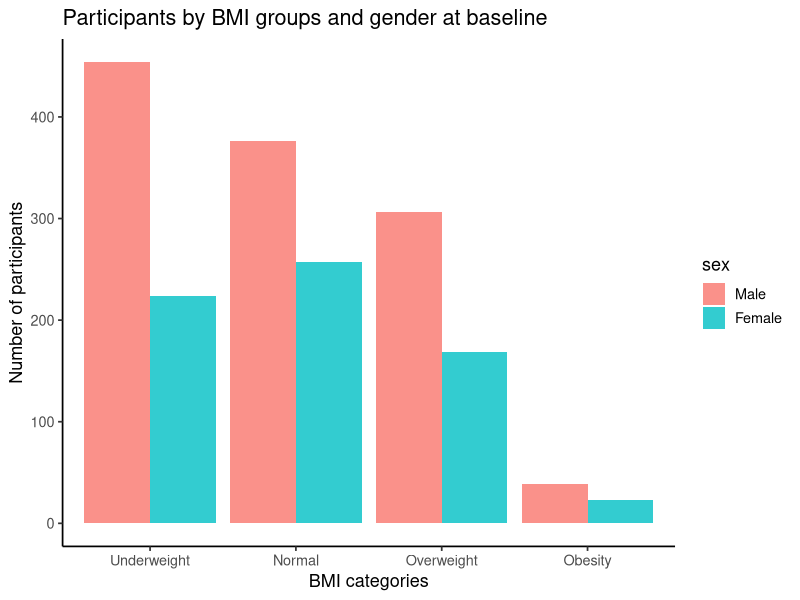
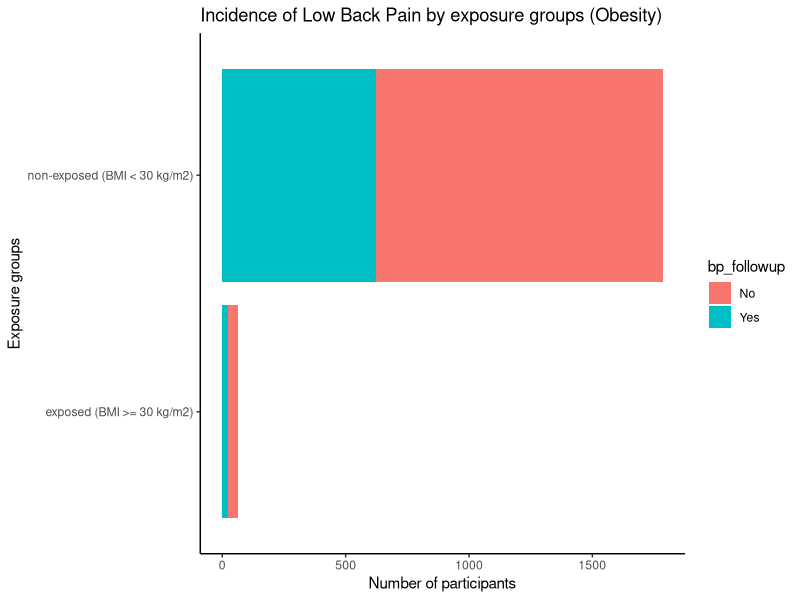

Write R code to recreate these figures, in order.
## ---- chunk 1
sample <- read.csv("Poster Presentation.csv")
head(sample, 10)
summary(sample)


## ---- chunk 2
sample$id <- as.character(sample$id)
sample$sex <- factor(sample$sex, levels = c(0, 1), labels = c("Male", "Female"))
sample$bmi_cat <- factor(sample$bmi_cat, levels = c(1, 2, 3, 4, 5), 
                         labels = c("Underweight", "Normal", "Overweight", 
                                    "Obesity", "Severe obesity"))
sample$bp_baseline <- factor(sample$bp_baseline, levels = c(0, 1), 
                             labels = c("No", "Yes"))
sample$lost <- factor(sample$lost, levels = c(0, 1), 
                             labels = c("No", "Yes"))
sample$bp_followup <- factor(sample$bp_followup, levels = c(0, 1), 
                             labels = c("No", "Yes"))

head(sample, 10)
summary(sample)

## ---- chunk 3
cohort <- sample[sample$bp_baseline == "No", ]
head(cohort, 10)

## ---- chunk 4
library(dplyr)
cat <- cohort %>%
    group_by(bmi_cat) %>%
    summarise(
        count = n(),
        mean_age = mean(age, na.rm = TRUE),
        sd_age = sd(age, na.rm = TRUE),
        male_percentage = sum(sex == "Male") / n() * 100,
        female_percentage = sum(sex == "Female") / n() * 100
    )
cat
## ---- chunk 5
library(tidyverse)

graph1 <- cohort %>%
    drop_na() %>%
    ggplot(aes(bmi_cat, fill = sex)) +
    geom_bar(position = "dodge", alpha = 0.8) +
    theme_classic(base_size = 13) + 
  labs(title = "Participants by BMI groups and gender at baseline", 
       x = "BMI categories", y = "Number of participants")

graph1
## ---- chunk 6
exposed <- cohort[cohort$bmi_cat =="Obesity", ]
non_exposed <- cohort[!cohort$bmi_cat =="Obesity", ]

nrow(exposed)
exposed
nrow(non_exposed)
head(non_exposed, 70)
 
## ---- chunk 7
library(dplyr)
demo_expo <- exposed %>%
    summarise(
        count = n(),
        mean_age = mean(age, na.rm = TRUE),
        sd_age = sd(age, na.rm = TRUE),
        male_percentage = sum(sex == "Male") / n() * 100,
        female_percentage = sum(sex == "Female") / n() * 100
    )
demo_expo

demo_non_expo <- non_exposed %>%
    summarise(
        count = n(),
        mean_age = mean(age, na.rm = TRUE),
        sd_age = sd(age, na.rm = TRUE),
        male_percentage = sum(sex == "Male") / n() * 100,
        female_percentage = sum(sex == "Female") / n() * 100
    )
demo_non_expo
## ---- chunk 8
lost_expo <- sum(is.na(exposed$bp_followup))
lost_non_expo <- sum(is.na(non_exposed$bp_followup))

lost_expo
lost_non_expo
## ---- chunk 9
a <- length(which(exposed$bp_followup == "Yes"))
b <- length(which(exposed$bp_followup == "No"))
c <- length(which(non_exposed$bp_followup == "Yes"))
d <- length(which(non_exposed$bp_followup == "No"))

a
b
c
d
## ---- chunk 10
table <- matrix(c(a, b, c, d), nrow = 2, byrow = TRUE)
table <- cbind(table, c(a + b, c + d))
colnames(table) <- c("Low back pain", "Without LBP", "Total")
rownames(table) <- c("Obesity", "Without Obesity")

table
write.csv(table, "2x2table.csv")
## ---- chunk 11
lbp_expo <- a/(a+b)

lbp_expo

lbp_non_exp <- c/(c+d)

lbp_non_exp
## ---- chunk 12
RR <- lbp_expo/lbp_non_exp

RR
## ---- chunk 13
library(tidyverse)
cohort$exposure <- factor(
  ifelse(cohort$bmi_cat == "Obesity", "exposed (BMI >= 30 kg/m2)",
  ifelse(cohort$bmi_cat %in% c("Normal", "Overweight", "Underweight"), 
         "non-exposed (BMI < 30 kg/m2)", NA))
)

#cohort
cohort %>%
  drop_na(bp_followup) %>% 
  ggplot(aes(y= exposure, fill = bp_followup)) +
  geom_bar() +
  theme_classic() +
  labs(title = "Incidence of Low Back Pain by exposure groups (Obesity)", 
       x = "Number of participants", y = "Exposure groups")
## ---- chunk 14
table1 <- data.frame(
  characteristics = c("Number of participants", 
                               "Mean age",
                               "SD",
                               "Male", "M %", 
                               "Female", "F %", 
                               "Low Back Pain", "LBP %", "LBP M", "LBPM %", "LBP F", "LBPF %"),
  Exposed = c(nrow(exposed), 
                       round(mean(exposed$age), 2), round(sd(exposed$age), 2), 
                       length(which(exposed$sex == "Male")), 
              round(length(which(exposed$sex == "Male")) / nrow(exposed) * 100, 2), 
                       length(which(exposed$sex == "Female")), 
              round(length(which(exposed$sex == "Female")) / nrow(exposed) * 100, 2),
                       a, round(a/nrow(exposed) * 100, 2),
              length(which(exposed$sex == "Male" & exposed$bp_followup == "Yes")), 
              round(length(which(exposed$sex == "Male" & exposed$bp_followup == "Yes")) / a * 100, 2),
              length(which(exposed$sex == "Female" & exposed$bp_followup == "Yes")), 
              round(length(which(exposed$sex == "Female" & exposed$bp_followup == "Yes")) / a * 100, 2)),
  Non_exposed = c(nrow(non_exposed), 
                       round(mean(non_exposed$age), 2), round(sd(non_exposed$age), 2), 
                       length(which(non_exposed$sex == "Male")), 
                  round(length(which(non_exposed$sex == "Male")) / nrow(non_exposed) * 100, 2),
                       length(which(non_exposed$sex == "Female")), 
                  round(length(which(non_exposed$sex == "Female")) / nrow(non_exposed) * 100, 2),
                       c, round(c/nrow(non_exposed) * 100, 2), 
                  length(which(non_exposed$sex == "Male" & non_exposed$bp_followup == "Yes")), 
              round(length(which(non_exposed$sex == "Male" & non_exposed$bp_followup == "Yes")) / c * 100, 2),
              length(which(non_exposed$sex == "Female" & non_exposed$bp_followup == "Yes")), 
              round(length(which(non_exposed$sex == "Female" & non_exposed$bp_followup == "Yes")) / c * 100, 2)))

table1
write.csv(table1, "characteristics.csv", row.names = FALSE)
## ---- chunk 15
library(dplyr)
table2 <- data.frame(Age_groups = c("25-35",
                          "36-45",
                          "46-55",
                          "56-65",
                          "66-75"), 
           Number_of_participants = c(length(which(cohort$age < 36)),
                                      length(which(cohort$age > 35 & cohort$age < 46)),
                                      length(which(cohort$age > 45 & cohort$age < 56)),
                                      length(which(cohort$age > 55 & cohort$age < 66)),
                                      length(which(cohort$age > 65))
                                      ), 
           Number_of_cases_LBP = c(length(which(cohort$age < 36 & cohort$bp_followup == "Yes")),
                                      length(which(cohort$age > 35 & cohort$age < 46 & cohort$bp_followup == "Yes")),
                                      length(which(cohort$age > 45 & cohort$age < 56 & cohort$bp_followup == "Yes")),
                                      length(which(cohort$age > 55 & cohort$age < 66 & cohort$bp_followup == "Yes")),
                                      length(which(cohort$age > 65 & cohort$bp_followup == "Yes"))),
           Incidence_proportion = c(round(length(which(cohort$age < 36 & cohort$bp_followup == "Yes")) / 
                                      length(which(cohort$age < 36)) * 100, 2),
                                      round(length(which(cohort$age > 35 & cohort$age < 46 & cohort$bp_followup == "Yes")) /
                                      length(which(cohort$age > 35 & cohort$age < 46)) * 100, 2),
                                      round(length(which(cohort$age > 45 & cohort$age < 56 & cohort$bp_followup == "Yes")) /
                                      length(which(cohort$age > 45 & cohort$age < 56)) * 100, 2),
                                      round(length(which(cohort$age > 55 & cohort$age < 66 & cohort$bp_followup == "Yes")) /
                                      length(which(cohort$age > 55 & cohort$age < 66)) * 100, 2),
                                      round(length(which(cohort$age > 65 & cohort$bp_followup == "Yes")) / 
                                      length(which(cohort$age > 65)) * 100, 2)))
table2
write.csv(table2, "agegroups.csv", row.names = FALSE)           
